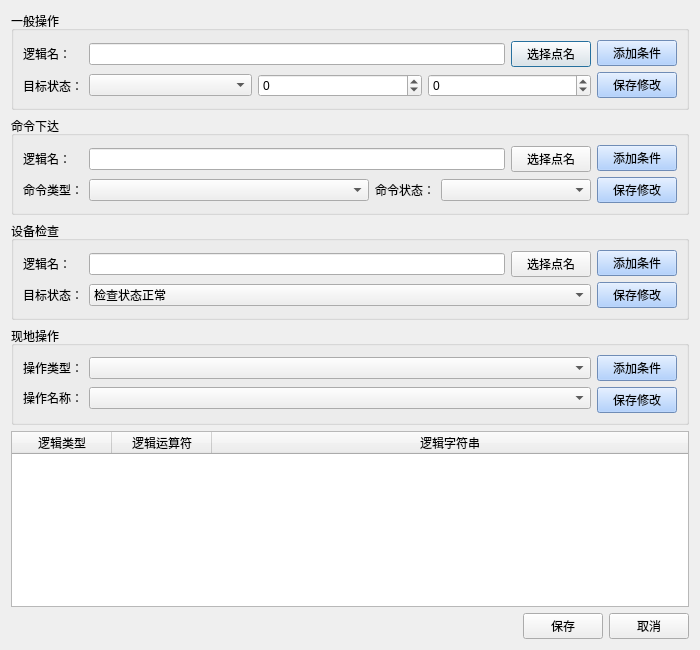
<?xml version="1.0" encoding="UTF-8"?>
<ui version="4.0">
 <class>CSubjectCondition</class>
 <widget class="QDialog" name="CSubjectCondition">
  <property name="geometry">
   <rect>
    <x>0</x>
    <y>0</y>
    <width>700</width>
    <height>650</height>
   </rect>
  </property>
  <property name="windowTitle">
   <string>题目条件编辑</string>
  </property>
  <layout class="QVBoxLayout" name="verticalLayout_5">
   <item>
    <widget class="QGroupBox" name="groupBox">
     <property name="title">
      <string>一般操作</string>
     </property>
     <layout class="QHBoxLayout" name="horizontalLayout_3">
      <item>
       <layout class="QVBoxLayout" name="verticalLayout">
        <item>
         <layout class="QHBoxLayout" name="horizontalLayout">
          <item>
           <widget class="QLabel" name="label">
            <property name="minimumSize">
             <size>
              <width>60</width>
              <height>0</height>
             </size>
            </property>
            <property name="maximumSize">
             <size>
              <width>60</width>
              <height>16777215</height>
             </size>
            </property>
            <property name="text">
             <string>逻辑名：</string>
            </property>
           </widget>
          </item>
          <item>
           <widget class="QLineEdit" name="editLogicalNameAlarm"/>
          </item>
          <item>
           <widget class="QPushButton" name="buttonPointAlarm">
            <property name="text">
             <string>选择点名</string>
            </property>
           </widget>
          </item>
         </layout>
        </item>
        <item>
         <layout class="QHBoxLayout" name="horizontalLayout_2">
          <item>
           <widget class="QLabel" name="label_6">
            <property name="minimumSize">
             <size>
              <width>60</width>
              <height>0</height>
             </size>
            </property>
            <property name="maximumSize">
             <size>
              <width>60</width>
              <height>16777215</height>
             </size>
            </property>
            <property name="text">
             <string>目标状态：</string>
            </property>
           </widget>
          </item>
          <item>
           <widget class="QComboBox" name="comboSymbolAlarm">
            <property name="minimumSize">
             <size>
              <width>80</width>
              <height>0</height>
             </size>
            </property>
           </widget>
          </item>
          <item>
           <widget class="QSpinBox" name="editValueAlarm1">
            <property name="minimum">
             <number>-9999999</number>
            </property>
            <property name="maximum">
             <number>9999999</number>
            </property>
           </widget>
          </item>
          <item>
           <widget class="QSpinBox" name="editValueAlarm2">
            <property name="minimum">
             <number>-9999999</number>
            </property>
            <property name="maximum">
             <number>9999999</number>
            </property>
           </widget>
          </item>
         </layout>
        </item>
       </layout>
      </item>
      <item>
       <layout class="QVBoxLayout" name="verticalLayout_6">
        <item>
         <widget class="QPushButton" name="buttonAddAlarm">
          <property name="sizePolicy">
           <sizepolicy hsizetype="Fixed" vsizetype="Expanding">
            <horstretch>0</horstretch>
            <verstretch>0</verstretch>
           </sizepolicy>
          </property>
          <property name="styleSheet">
           <string notr="true">background-color: rgb(156, 196, 255);</string>
          </property>
          <property name="text">
           <string>添加条件</string>
          </property>
         </widget>
        </item>
        <item>
         <widget class="QPushButton" name="buttonSaveAlarm">
          <property name="sizePolicy">
           <sizepolicy hsizetype="Fixed" vsizetype="Expanding">
            <horstretch>0</horstretch>
            <verstretch>0</verstretch>
           </sizepolicy>
          </property>
          <property name="styleSheet">
           <string notr="true">background-color: rgb(156, 196, 255);</string>
          </property>
          <property name="text">
           <string>保存修改</string>
          </property>
         </widget>
        </item>
       </layout>
      </item>
     </layout>
    </widget>
   </item>
   <item>
    <widget class="QGroupBox" name="groupBox_2">
     <property name="title">
      <string>命令下达</string>
     </property>
     <layout class="QHBoxLayout" name="horizontalLayout_8">
      <item>
       <layout class="QVBoxLayout" name="verticalLayout_2">
        <item>
         <layout class="QHBoxLayout" name="horizontalLayout_6">
          <item>
           <widget class="QLabel" name="label_2">
            <property name="minimumSize">
             <size>
              <width>60</width>
              <height>0</height>
             </size>
            </property>
            <property name="maximumSize">
             <size>
              <width>60</width>
              <height>16777215</height>
             </size>
            </property>
            <property name="text">
             <string>逻辑名：</string>
            </property>
           </widget>
          </item>
          <item>
           <widget class="QLineEdit" name="editLogicalNameCmd"/>
          </item>
          <item>
           <widget class="QPushButton" name="buttonPointCmd">
            <property name="text">
             <string>选择点名</string>
            </property>
           </widget>
          </item>
         </layout>
        </item>
        <item>
         <layout class="QHBoxLayout" name="horizontalLayout_7">
          <item>
           <layout class="QHBoxLayout" name="horizontalLayout_4">
            <item>
             <widget class="QLabel" name="label_14">
              <property name="minimumSize">
               <size>
                <width>60</width>
                <height>0</height>
               </size>
              </property>
              <property name="maximumSize">
               <size>
                <width>60</width>
                <height>16777215</height>
               </size>
              </property>
              <property name="text">
               <string>命令类型：</string>
              </property>
             </widget>
            </item>
            <item>
             <widget class="QComboBox" name="comboCmdTypeId">
              <property name="sizePolicy">
               <sizepolicy hsizetype="Expanding" vsizetype="Fixed">
                <horstretch>0</horstretch>
                <verstretch>0</verstretch>
               </sizepolicy>
              </property>
              <property name="minimumSize">
               <size>
                <width>280</width>
                <height>0</height>
               </size>
              </property>
             </widget>
            </item>
           </layout>
          </item>
          <item>
           <layout class="QHBoxLayout" name="horizontalLayout_5">
            <item>
             <widget class="QLabel" name="label_15">
              <property name="minimumSize">
               <size>
                <width>60</width>
                <height>0</height>
               </size>
              </property>
              <property name="maximumSize">
               <size>
                <width>60</width>
                <height>16777215</height>
               </size>
              </property>
              <property name="text">
               <string>命令状态：</string>
              </property>
             </widget>
            </item>
            <item>
             <widget class="QComboBox" name="comboCmdOpt">
              <property name="sizePolicy">
               <sizepolicy hsizetype="Expanding" vsizetype="Fixed">
                <horstretch>0</horstretch>
                <verstretch>0</verstretch>
               </sizepolicy>
              </property>
              <property name="minimumSize">
               <size>
                <width>150</width>
                <height>0</height>
               </size>
              </property>
             </widget>
            </item>
           </layout>
          </item>
         </layout>
        </item>
       </layout>
      </item>
      <item>
       <layout class="QVBoxLayout" name="verticalLayout_7">
        <item>
         <widget class="QPushButton" name="buttonAddCmd">
          <property name="sizePolicy">
           <sizepolicy hsizetype="Fixed" vsizetype="Expanding">
            <horstretch>0</horstretch>
            <verstretch>0</verstretch>
           </sizepolicy>
          </property>
          <property name="styleSheet">
           <string notr="true">background-color: rgb(156, 196, 255);</string>
          </property>
          <property name="text">
           <string>添加条件</string>
          </property>
         </widget>
        </item>
        <item>
         <widget class="QPushButton" name="buttonSaveCmd">
          <property name="sizePolicy">
           <sizepolicy hsizetype="Fixed" vsizetype="Expanding">
            <horstretch>0</horstretch>
            <verstretch>0</verstretch>
           </sizepolicy>
          </property>
          <property name="styleSheet">
           <string notr="true">background-color: rgb(156, 196, 255);</string>
          </property>
          <property name="text">
           <string>保存修改</string>
          </property>
         </widget>
        </item>
       </layout>
      </item>
     </layout>
    </widget>
   </item>
   <item>
    <widget class="QGroupBox" name="groupBox_4">
     <property name="title">
      <string>设备检查</string>
     </property>
     <layout class="QHBoxLayout" name="horizontalLayout_13">
      <item>
       <layout class="QVBoxLayout" name="verticalLayout_3">
        <item>
         <layout class="QHBoxLayout" name="horizontalLayout_11">
          <item>
           <widget class="QLabel" name="label_3">
            <property name="minimumSize">
             <size>
              <width>60</width>
              <height>0</height>
             </size>
            </property>
            <property name="maximumSize">
             <size>
              <width>60</width>
              <height>16777215</height>
             </size>
            </property>
            <property name="text">
             <string>逻辑名：</string>
            </property>
           </widget>
          </item>
          <item>
           <widget class="QLineEdit" name="editLogicalNameCheck"/>
          </item>
          <item>
           <widget class="QPushButton" name="buttonPointCheck">
            <property name="text">
             <string>选择点名</string>
            </property>
           </widget>
          </item>
         </layout>
        </item>
        <item>
         <layout class="QHBoxLayout" name="horizontalLayout_12">
          <item>
           <widget class="QLabel" name="label_22">
            <property name="minimumSize">
             <size>
              <width>60</width>
              <height>0</height>
             </size>
            </property>
            <property name="maximumSize">
             <size>
              <width>60</width>
              <height>16777215</height>
             </size>
            </property>
            <property name="text">
             <string>目标状态：</string>
            </property>
           </widget>
          </item>
          <item>
           <widget class="QComboBox" name="comboCheckState">
            <item>
             <property name="text">
              <string>检查状态正常</string>
             </property>
            </item>
            <item>
             <property name="text">
              <string>检查状态异常</string>
             </property>
            </item>
           </widget>
          </item>
         </layout>
        </item>
       </layout>
      </item>
      <item>
       <layout class="QVBoxLayout" name="verticalLayout_8">
        <item>
         <widget class="QPushButton" name="buttonAddCheck">
          <property name="sizePolicy">
           <sizepolicy hsizetype="Fixed" vsizetype="Expanding">
            <horstretch>0</horstretch>
            <verstretch>0</verstretch>
           </sizepolicy>
          </property>
          <property name="styleSheet">
           <string notr="true">background-color: rgb(156, 196, 255);</string>
          </property>
          <property name="text">
           <string>添加条件</string>
          </property>
         </widget>
        </item>
        <item>
         <widget class="QPushButton" name="buttonSaveCheck">
          <property name="sizePolicy">
           <sizepolicy hsizetype="Fixed" vsizetype="Expanding">
            <horstretch>0</horstretch>
            <verstretch>0</verstretch>
           </sizepolicy>
          </property>
          <property name="styleSheet">
           <string notr="true">background-color: rgb(156, 196, 255);</string>
          </property>
          <property name="text">
           <string>保存修改</string>
          </property>
         </widget>
        </item>
       </layout>
      </item>
     </layout>
    </widget>
   </item>
   <item>
    <widget class="QGroupBox" name="groupBox_3">
     <property name="title">
      <string>现地操作</string>
     </property>
     <layout class="QHBoxLayout" name="horizontalLayout_14">
      <item>
       <layout class="QVBoxLayout" name="verticalLayout_4">
        <item>
         <layout class="QHBoxLayout" name="horizontalLayout_9">
          <item>
           <widget class="QLabel" name="label_7">
            <property name="minimumSize">
             <size>
              <width>60</width>
              <height>0</height>
             </size>
            </property>
            <property name="maximumSize">
             <size>
              <width>60</width>
              <height>16777215</height>
             </size>
            </property>
            <property name="text">
             <string>操作类型：</string>
            </property>
           </widget>
          </item>
          <item>
           <widget class="QComboBox" name="comboOprType">
            <property name="sizePolicy">
             <sizepolicy hsizetype="Expanding" vsizetype="Fixed">
              <horstretch>0</horstretch>
              <verstretch>0</verstretch>
             </sizepolicy>
            </property>
           </widget>
          </item>
         </layout>
        </item>
        <item>
         <layout class="QHBoxLayout" name="horizontalLayout_10">
          <item>
           <widget class="QLabel" name="label_8">
            <property name="minimumSize">
             <size>
              <width>60</width>
              <height>0</height>
             </size>
            </property>
            <property name="maximumSize">
             <size>
              <width>60</width>
              <height>16777215</height>
             </size>
            </property>
            <property name="text">
             <string>操作名称：</string>
            </property>
           </widget>
          </item>
          <item>
           <widget class="QComboBox" name="comboOprName">
            <property name="sizePolicy">
             <sizepolicy hsizetype="Expanding" vsizetype="Fixed">
              <horstretch>0</horstretch>
              <verstretch>0</verstretch>
             </sizepolicy>
            </property>
           </widget>
          </item>
         </layout>
        </item>
       </layout>
      </item>
      <item>
       <layout class="QVBoxLayout" name="verticalLayout_11">
        <item>
         <widget class="QPushButton" name="buttonAddOpr">
          <property name="sizePolicy">
           <sizepolicy hsizetype="Fixed" vsizetype="Expanding">
            <horstretch>0</horstretch>
            <verstretch>0</verstretch>
           </sizepolicy>
          </property>
          <property name="styleSheet">
           <string notr="true">background-color: rgb(156, 196, 255);</string>
          </property>
          <property name="text">
           <string>添加条件</string>
          </property>
         </widget>
        </item>
        <item>
         <widget class="QPushButton" name="buttonSaveOpr">
          <property name="sizePolicy">
           <sizepolicy hsizetype="Fixed" vsizetype="Expanding">
            <horstretch>0</horstretch>
            <verstretch>0</verstretch>
           </sizepolicy>
          </property>
          <property name="styleSheet">
           <string notr="true">background-color: rgb(156, 196, 255);</string>
          </property>
          <property name="text">
           <string>保存修改</string>
          </property>
         </widget>
        </item>
       </layout>
      </item>
     </layout>
    </widget>
   </item>
   <item>
    <widget class="QTableWidget" name="tableWidget">
     <property name="editTriggers">
      <set>QAbstractItemView::NoEditTriggers</set>
     </property>
     <property name="selectionMode">
      <enum>QAbstractItemView::SingleSelection</enum>
     </property>
     <property name="selectionBehavior">
      <enum>QAbstractItemView::SelectRows</enum>
     </property>
     <attribute name="horizontalHeaderStretchLastSection">
      <bool>true</bool>
     </attribute>
     <attribute name="horizontalHeaderStretchLastSection">
      <bool>true</bool>
     </attribute>
     <column>
      <property name="text">
       <string>逻辑类型</string>
      </property>
     </column>
     <column>
      <property name="text">
       <string>逻辑运算符</string>
      </property>
     </column>
     <column>
      <property name="text">
       <string>逻辑字符串</string>
      </property>
     </column>
    </widget>
   </item>
   <item>
    <layout class="QHBoxLayout" name="horizontalLayout_15">
     <item>
      <spacer name="horizontalSpacer">
       <property name="orientation">
        <enum>Qt::Horizontal</enum>
       </property>
       <property name="sizeHint" stdset="0">
        <size>
         <width>40</width>
         <height>20</height>
        </size>
       </property>
      </spacer>
     </item>
     <item>
      <widget class="QPushButton" name="buttonSave">
       <property name="text">
        <string>保存</string>
       </property>
      </widget>
     </item>
     <item>
      <widget class="QPushButton" name="buttonExit">
       <property name="text">
        <string>取消</string>
       </property>
      </widget>
     </item>
    </layout>
   </item>
  </layout>
 </widget>
 <resources/>
 <connections/>
</ui>
